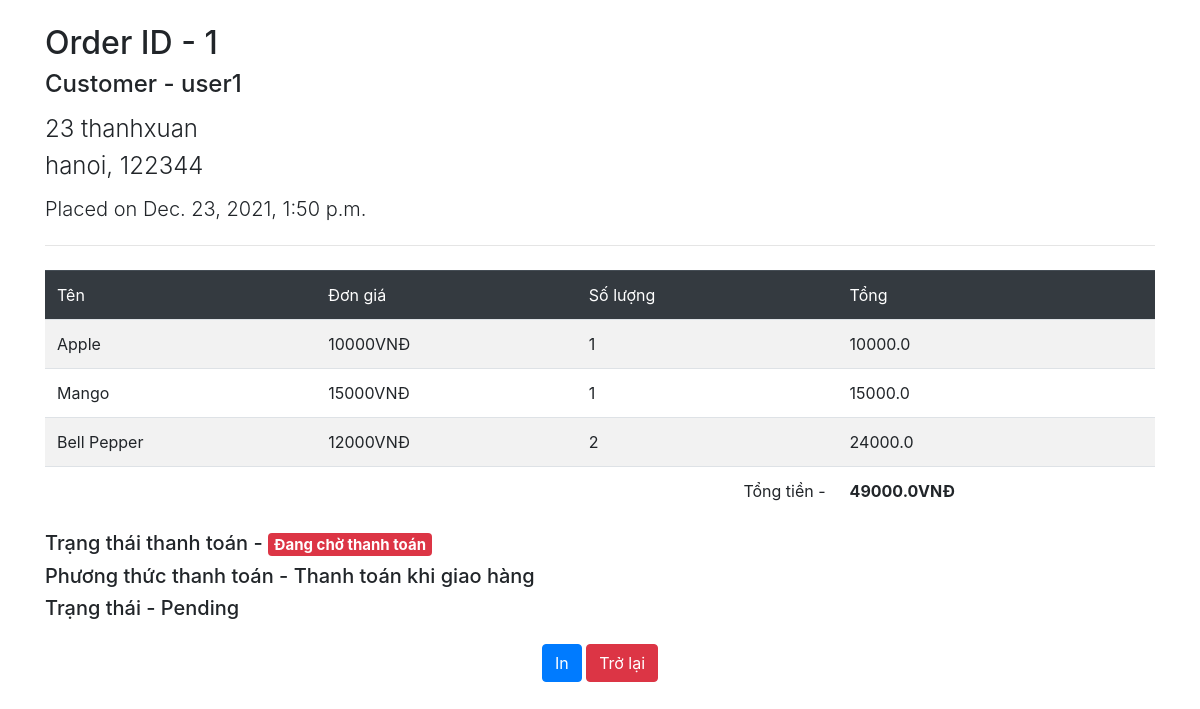
Before: /invoice/1/ (signed in) with the older database file.
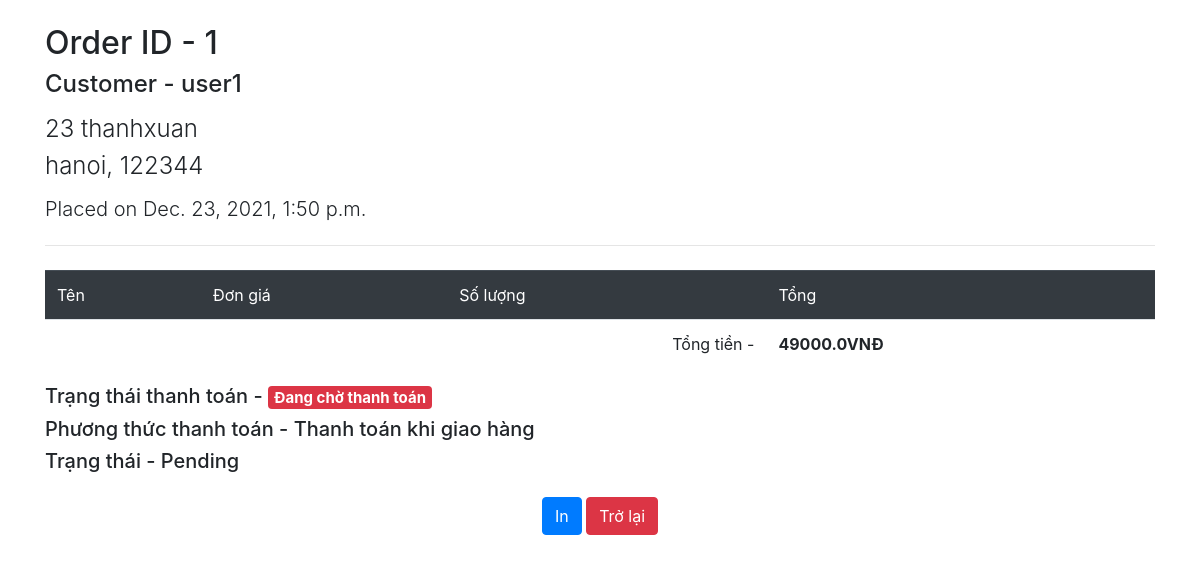
After: the same page with the newer database file.
### order/models.py (models this page shows, shortened)
class OrderItem(models.Model):
    order = models.ForeignKey(
        Order, related_name='items', on_delete=models.CASCADE)
    product = models.ForeignKey(
        Product, related_name='ordered', on_delete=models.CASCADE)
    quantity = models.PositiveIntegerField(default=1)
    total = models.FloatField(null=False, blank=False)

### product/models.py (models this page shows)
class Product(models.Model):
    category = models.ForeignKey(Category, on_delete=models.CASCADE)
    title = models.CharField(max_length=255, default='')
    description = models.TextField(default='')
    price = models.IntegerField(default='')
    active = models.BooleanField(default=True)
    product_img = models.ImageField(upload_to="product_images/%y", null=True, blank=True)

### order/views.py (the view)
# urls.py: path('invoice/<int:pk>/', views.OrderInvoice.as_view(), name='invoice'),
class OrderInvoice(LoginRequiredMixin, generic.DetailView):
    model = Order
    context_object_name = 'order'
    template_name = 'order/order_invoice.html'
    def get_queryset(self):
        qs = super().get_queryset()
        return qs.prefetch_related('items', 'items__product')
    def get_object(self, **kwargs):
        obj = super().get_object(**kwargs)
        if obj.user_id == self.request.user.id or self.request.user.is_superuser:
            return obj
        raise Http404

### order/templates/order/order_invoice.html (shortened to what this page needs)
<!DOCTYPE html>
<html lang="en">
<head>
    <link rel="stylesheet" href="https://stackpath.bootstrapcdn.com/bootstrap/4.4.1/css/bootstrap.min.css" />
</head>
<body>
    <div class="container my-4">
        <h2>Order ID - {{order.id}}</h2>
        <h4 class="mb-3">
            Customer - {{order.user.first_name|default:order.user.username}} {{order.user.last_name}}
        </h4>
        <h4 class="font-weight-light">{{order.address}}</h4>
        <h4 class="font-weight-light mb-3">{{order.city}}, {{order.credit_card}}</h4>
        <h5 class="font-weight-light mb-4">Placed on {{order.created}}</h5>
        <hr />
        <table class="table table-striped mt-4">
            <thead class="table-dark">
                <tr>
                    <td>Tên </td>
                    <td>Đơn giá</td>
                    <td>Số lượng</td>
                    <td>Tổng </td>
                </tr>
            </thead>
            <tbody>
                {% for o in order.items.all %}
                <tr>
                    <td>{{o.product.title}}</td>
                    <td>{{o.product.price}}VNĐ</td>
                    <td>{{o.quantity}}</td>
                    <td>{{o.total}}</td>
                </tr>
                {% endfor %}
            </tbody>
            <tfoot>
                <tr>
                    <td colspan="2"></td>
                    <td class="text-right">Tổng tiền -</td>
                    <td>
                        <b>{{order.total_price}}VNĐ</b>
                    </td>
                </tr>
            </tfoot>
        </table>
        <h5>
            Trạng thái thanh toán - {% if order.paid %}
            <span class="badge badge-success">đã thanh toán</span> {% else %}
            <span class="badge badge-danger">Đang chờ thanh toán</span> {% endif %}
        </h5>
        <h5>Phương thức thanh toán - Thanh toán khi giao hàng</h5>
        <h5>Trạng thái - {{order.status}}</h5>
    </div>
    <footer class="text-center d-print-none">
        <button class="btn btn-primary" onclick="window.print()">In </button>
        <button class="btn btn-danger" onclick="history.back()">Trở lại</button>
    </footer>
</body>
</html>

Changed rows visible on the page:
removed OrderItem: product "Apple", product.price "10000", quantity "1", total "10000.0"
removed OrderItem: product "Mango", product.price "15000", quantity "1", total "15000.0"
removed OrderItem: product "Bell Pepper", product.price "12000", quantity "2", total "24000.0"
